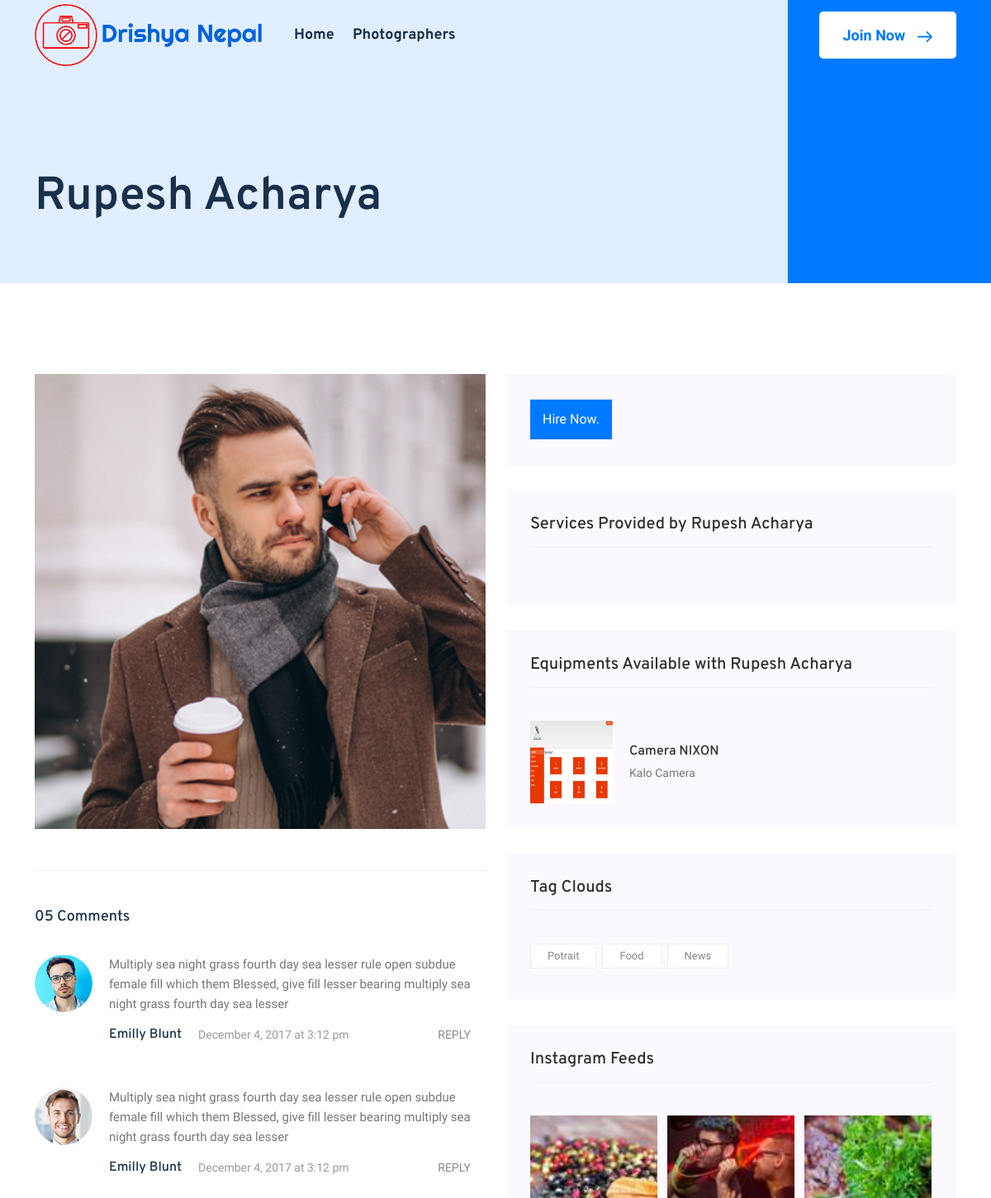
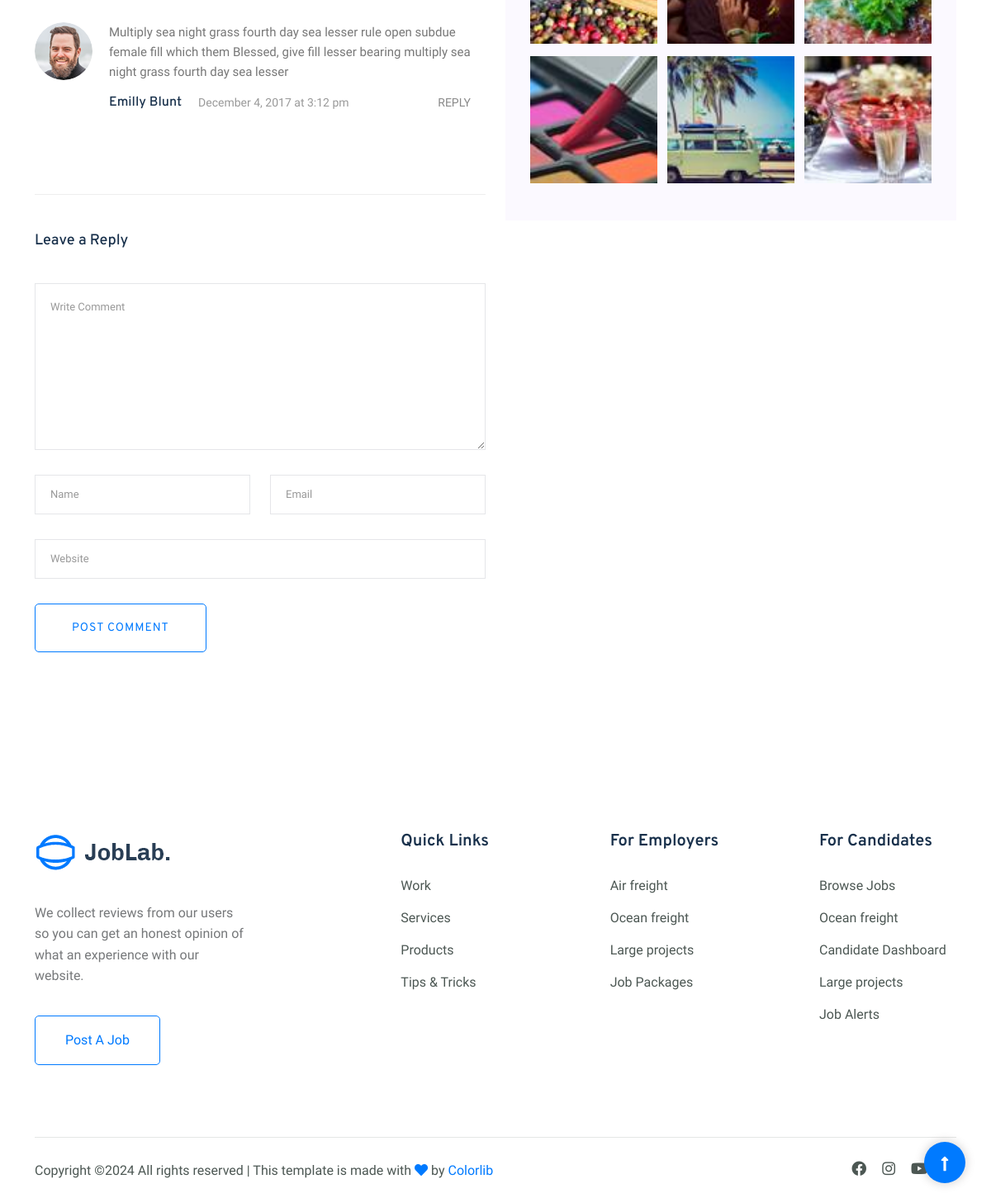
The page /photographer/1 on the database its author committed (2 pictures, top to bottom).
### service_provider/models.py (models this page shows, shortened)
class Photographer(models.Model):
    name = models.CharField(max_length = 100)
    age = models.PositiveIntegerField()
    address = models.CharField(max_length = 254)
    email = models.EmailField()
    phone_number = models.CharField(max_length = 200)
    experience = models.CharField(max_length = 254)
    tags = models.ManyToManyField(Tag   )
    is_available = models.BooleanField(default = True)
    image = models.ImageField(upload_to="photographers", null="True")
    is_videographer = models.BooleanField(default=False)
    created_at = models.DateTimeField(auto_now_add = True)
    updated_at = models.DateTimeField(auto_now = True)

class Equipment(models.Model):
    photographer = models.ForeignKey(Photographer, on_delete=models.CASCADE)
    name = models.CharField(max_length = 100)
    description = models.CharField(max_length = 254)
    photo = models.ImageField(upload_to = 'equipment/')

class Tag(models.Model):
    name = models.CharField(max_length=254)

### website/views.py (the view)
# urls.py: path('photographer/<int:id>', views.photographer_details, name="photographer-detail")
def photographer_details(request, id):
    photographer = Photographer.objects.get(id=id)
    services = Services.objects.all().filter(photographer=photographer)
    equipments = Equipment.objects.all().filter(photographer=photographer)
    context = {
        "photographer" : photographer,
        "services" : services,
        'equipments' : equipments,
    }
    return render(request, 'photographer-details.html', context)

### website/templates/photographer-details.html (shortened to what this page needs)
{% extends "base.html" %}
{% load static %}
{% block body %}
<main>
    <div class="slider-area">
      <div class="slider-height2 slider-bg2 d-flex align-items-end">
        <div class="container">
          <div class="row">
            <div class="col-xl-12">
              <div class="hero__caption hero__caption2">
                <h2>{{photographer.name}}</h2>
              </div>
            </div>
          </div>
        </div>
      </div>
    </div>
    <section class="blog_area single-post-area section-padding">
      <div class="container">
        <div class="row">
          <div class="col-lg-6 posts-list">
            <div class="single-post">
              <div class="feature-img">
                <img
                  class="img-fluid"
                  src="{{photographer.image.url}}"
                  alt
                />
              </div>
            </div>
            <div class="comments-area">
              <h4>05 Comments</h4>
              <div class="comment-list">
                <div class="single-comment justify-content-between d-flex">
                  <div class="user justify-content-between d-flex">
                    <div class="thumb">
                      <img src="{% static 'img/blog/comment_1.png' %}" alt />
                    </div>
                    <div class="desc">
                      <p class="comment">
                        Multiply sea night grass fourth day sea lesser rule open
                        subdue female fill which them Blessed, give fill lesser
                        bearing multiply sea night grass fourth day sea lesser
                      </p>
                      <div class="d-flex justify-content-between">
                        <div class="d-flex align-items-center">
                          <h5>
                            <a href="#">Emilly Blunt</a>
                          </h5>
                          <p class="date">December 4, 2017 at 3:12 pm</p>
                        </div>
                        <div class="reply-btn">
                          <a href="#" class="btn-reply text-uppercase">reply</a>
                        </div>
                      </div>
                    </div>
                  </div>
                </div>
              </div>
              <div class="comment-list">
                <div class="single-comment justify-content-between d-flex">
                  <div class="user justify-content-between d-flex">
                    <div class="thumb">
                      <img src="{% static 'img/blog/comment_2.png' %}" alt />
                    </div>
                    <div class="desc">
                      <p class="comment">
                        Multiply sea night grass fourth day sea lesser rule open
                        subdue female fill which them Blessed, give fill lesser
                        bearing multiply sea night grass fourth day sea lesser
                      </p>
                      <div class="d-flex justify-content-between">
                        <div class="d-flex align-items-center">
                          <h5>
                            <a href="#">Emilly Blunt</a>
                          </h5>
                          <p class="date">December 4, 2017 at 3:12 pm</p>
                        </div>
                        <div class="reply-btn">
                          <a href="#" class="btn-reply text-uppercase">reply</a>
                        </div>
                      </div>
                    </div>
                  </div>
                </div>
              </div>
              <div class="comment-list">
                <div class="single-comment justify-content-between d-flex">
                  <div class="user justify-content-between d-flex">
                    <div class="thumb">
                      <img src="{% static 'img/blog/comment_3.png' %}" alt />
                    </div>
                    <div class="desc">
                      <p class="comment">
                        Multiply sea night grass fourth day sea lesser rule open
                        subdue female fill which them Blessed, give fill lesser
                        bearing multiply sea night grass fourth day sea lesser
                      </p>
                      <div class="d-flex justify-content-between">
                        <div class="d-flex align-items-center">
                          <h5>
                            <a href="#">Emilly Blunt</a>
                          </h5>
                          <p class="date">December 4, 2017 at 3:12 pm</p>
                        </div>
                        <div class="reply-btn">
                          <a href="#" class="btn-reply text-uppercase">reply</a>
                        </div>
                      </div>
                    </div>
                  </div>
                </div>
              </div>
            </div>
            <div class="comment-form">
              <h4>Leave a Reply</h4>
              <form class="form-contact comment_form" action="#" id="commentForm">
                <div class="row">
                  <div class="col-12">
                    <div class="form-group">
                      <textarea
                        class="form-control w-100"
                        name="comment"
                        id="comment"
                        cols="30"
                        rows="9"
                        placeholder="Write Comment"
                      ></textarea>
                    </div>
                  </div>
                  <div class="col-sm-6">
                    <div class="form-group">
                      <input
                        class="form-control"
                        name="name"
                        id="name"
                        type="text"
                        placeholder="Name"
                      />
                    </div>
                  </div>
                  <div class="col-sm-6">
                    <div class="form-group">
                      <input
                        class="form-control"
                        name="email"
                        id="email"
                        type="email"
                        placeholder="Email"
                      />
                    </div>
                  </div>
                  <div class="col-12">
                    <div class="form-group">
                      <input
                        class="form-control"
                        name="website"
                        id="website"
                        type="text"
                        placeholder="Website"
                      />
                    </div>
                  </div>
                </div>
                <div class="form-group">
                  <button
                    type="submit"
                    class="button button-contactForm btn_1 boxed-btn"
                  >
                    Post Comment
                  </button>
                </div>
              </form>
            </div>
          </div>
          <div class="col-lg-6">
            <div class="blog_right_sidebar">
              <aside class="single_sidebar_widget search_widget">
                <form action="#">
                  <div class="form-group m-0">
                    <div class="input-group">
                      <div class="input-group-append d-flex">
                        <button class="boxed-btn1" type="button">Hire Now.</button>
                      </div>
                    </div>
                  </div>
                </form>
              </aside>
              <aside class="single_sidebar_widget post_category_widget">
                <h4 class="widget_title" style="color: #2d2d2d">Services Provided by {{photographer.name}}</h4>
              </aside>
              <aside class="single_sidebar_widget popular_post_widget">
                <h3 class="widget_title" style="color: #2d2d2d">
                    Equipments Available with {{photographer.name}}
                </h3>
                {% for equipment in equipments %}
                <div class="media post_item">
                    <img src="{{equipment.photo.url}}" alt="{{equipment.name}}" width="100" height="100"/>
                    <div class="media-body">
                      <a href="#">
                        <h3 style="color: #2d2d2d">{{equipment.name}}</h3>
                      </a>
                      <p>
                        {{equipment.description}}
                      </p>
                    </div>
                  </div>
                {% endfor %}
              </aside>
              <aside class="single_sidebar_widget tag_cloud_widget">
                <h4 class="widget_title" style="color: #2d2d2d">Tag Clouds</h4>
                <ul class="list">
                  {% for tag in photographer.tags.all %}
                  <li>
                    <a href="#">{{tag.name}}</a>
                  </li>
                  {% endfor %}
                </ul>
              </aside>
              <aside class="single_sidebar_widget instagram_feeds">
                <h4 class="widget_title" style="color: #2d2d2d">
                  Instagram Feeds
                </h4>
                <ul class="instagram_row flex-wrap">
                  <li>
                    <a href="#">
                      <img
                        class="img-fluid"
                        src="{% static 'img/post/post_5.jpg' %}"
                        alt
                      />
                    </a>
                  </li>
                  <li>
                    <a href="#">
                      <img
                        class="img-fluid"
                        src="{% static 'img/post/post_6.jpg' %}"
                        alt
                      />
                    </a>
                  </li>
                  <li>
                    <a href="#">
                      <img
                        class="img-fluid"
                        src="{% static 'img/post/post_7.jpg' %}"
                        alt
                      />
                    </a>
                  </li>
                  <li>
                    <a href="#">
                      <img
                        class="img-fluid"
                        src="{% static 'img/post/post_8.jpg' %}"
                        alt
                      />
                    </a>
                  </li>
                  <li>
                    <a href="#">
                      <img
                        class="img-fluid"
                        src="{% static 'img/post/post_9.jpg' %}"
                        alt
                      />
                    </a>
                  </li>
                  <li>
                    <a href="#">
                      <img
                        class="img-fluid"
                        src="{% static 'img/post/post_10.jpg' %}"
                        alt
                      />
                    </a>
                  </li>
                </ul>
              </aside>
            </div>
          </div>
        </div>
      </div>
    </section>
  </main>
{% endblock body %}

### rows shown on the page
Photographer: name "Rupesh Acharya", image (picture)
Equipment: photo (picture), name "Camera NIXON", description "Kalo Camera"
Tag: name "Potrait"
Tag: name "Food"
Tag: name "News"
